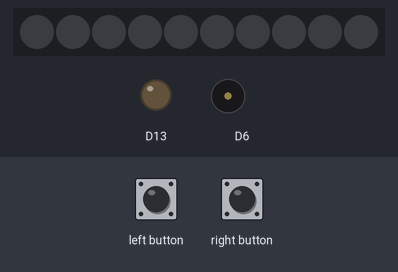
A sketch run on a simulated Adafruit Circuit Playground Express. On the bench: 10 RGB LEDs in strip order, left to right, output pins drawn as LEDs (lit = HIGH), buzzer (waves = sounding). The inputs (shaded band) are chosen by the test bench.

Above: at 1.2 s.
1.3 s: left button pressed for 1 s
At 1.8 s:
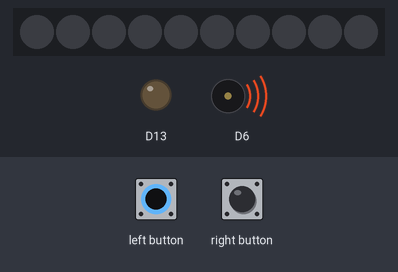
3.8 s: right button pressed for 3.2 s
At 8.2 s:
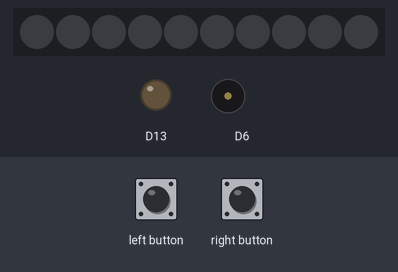
8.5 s: left button pressed for 3.2 s
At 9.0 s:
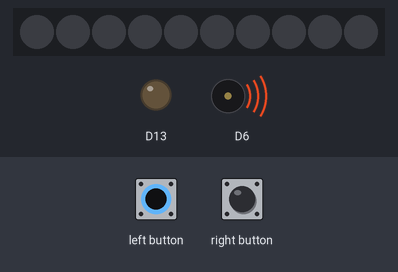
Timing chart, 0 to 13.2 s (numbered marks = the images above; inputs shaded):
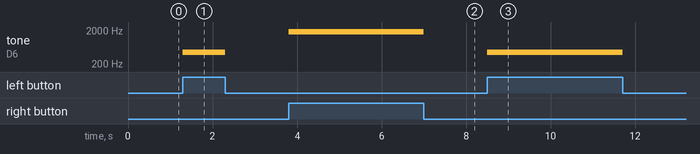

Measured:
- after the input at 1.3 s, tone on D6: silent → 440 Hz at once, → silent 1.0 s later
- after the input at 3.8 s, tone on D6: silent → 1760 Hz at once, → silent 3.2 s later
- after the input at 8.5 s, tone on D6: silent → 440 Hz at once, → silent 3.2 s later

The sketch:

circuitplayground_library.ino
```cpp
// Project 6: Part 4.b.I "The Circuit Playground Library"

// The purpose of this project was to use the left and right buttons on the Circuit Playground
// to trigger two different tones.

// Group Members: Josh Wild, Dayne Newman
// Group Number: 14 (not sure this is what the bottom of the breadboard said)
// Date: 3/31/2025
// Code written by: Both team members

#include <Adafruit_CircuitPlayground.h>

void setup() {
  CircuitPlayground.begin();
}

void loop() {
  if(CircuitPlayground.leftButton()) {   // if reading the left button returns true
    CircuitPlayground.playTone(440,100);    // output a 440 Hz sound for a tenth of a second
  }
  else if(CircuitPlayground.rightButton()) { // if reading the right button returns true
    CircuitPlayground.playTone(1760,100);   // output a 1760 Hz sound for a tenth of a second
  }
}
```
